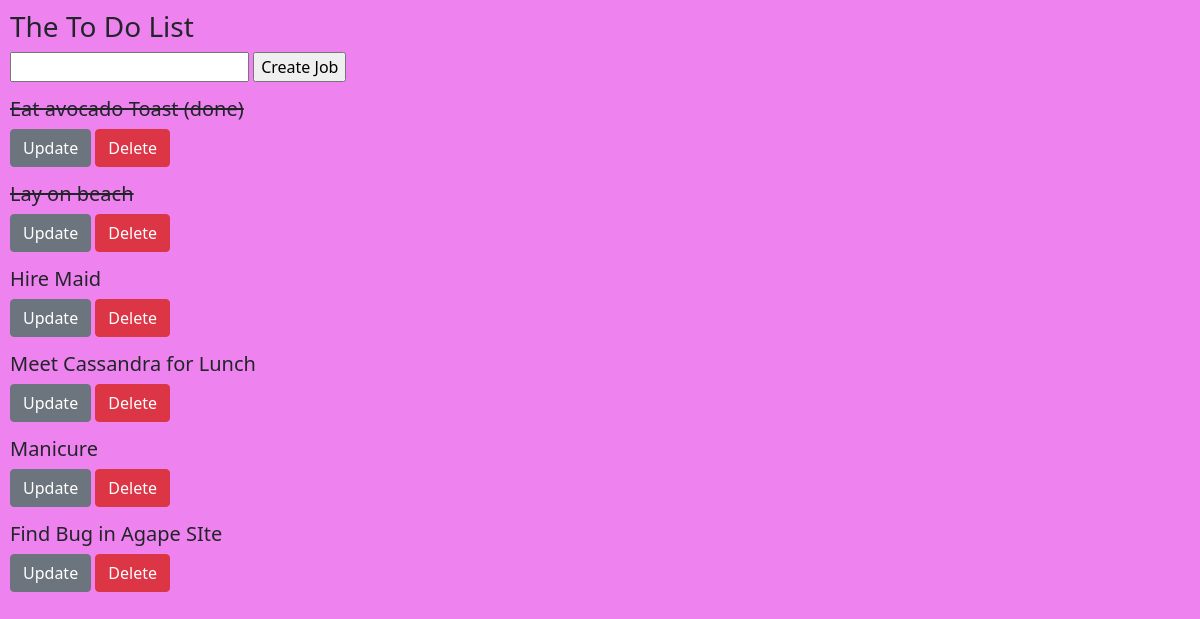
The app's page /, older data.
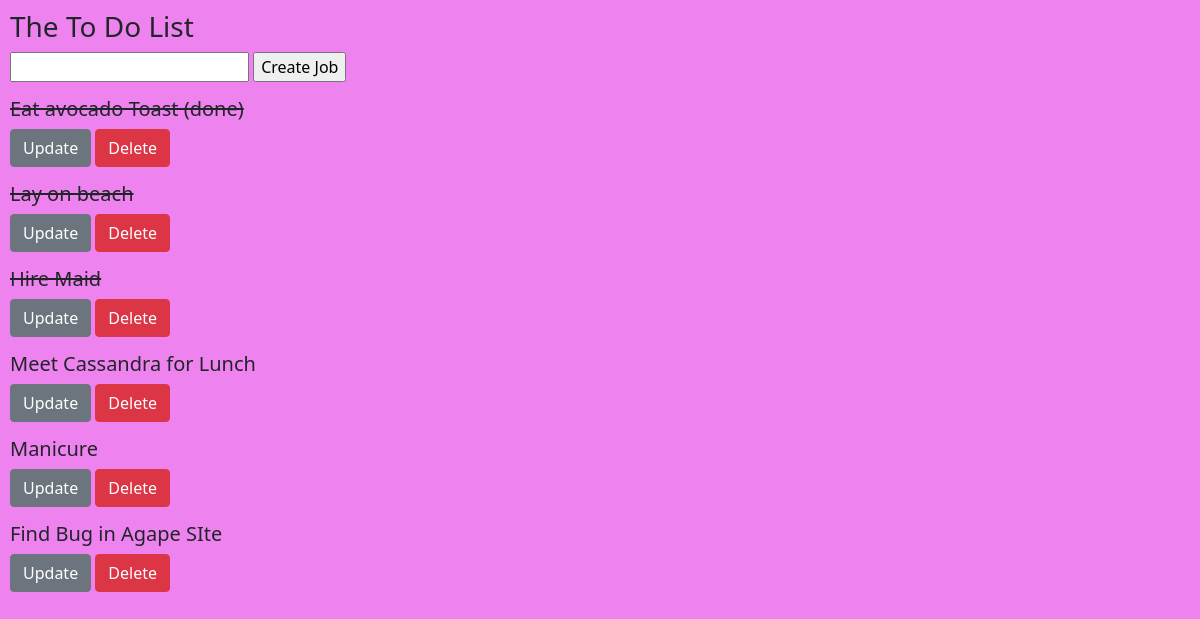
The same page, newer data.
### todo_app/models.py (models this page shows)
class Job(models.Model):
    job_name = models.CharField(max_length=255)
    done = models.BooleanField(default=False)
    created_at = models.DateTimeField(auto_now_add=True)
    updated_at = models.DateTimeField(auto_now=True )
    def __str__(self):
        return self.job_name

### todo_app/views.py (the view)
# urls.py: path('', views.index, name="list" ),
def index(request):
    if request.method == 'POST':
        form = JobForm(request.POST)
        if form.is_valid():
            form.save()
        return redirect('/')
    context = {
            'jobs': Job.objects.all(),
            'form': JobForm()
        }
    return render(request, 'todo_app/index.html', context)

### todo_app/forms.py
class JobForm(forms.ModelForm):
    class Meta:
        model = Job
        fields = '__all__'

### todo_app/templates/todo_app/index.html (shortened to what this page needs)
<!DOCTYPE html>
<html>
<head>
    {% load static %}
    <link href="https://cdn.jsdelivr.net/npm/bootstrap@5.1.3/dist/css/bootstrap.min.css"
    rel="stylesheet"
>
    <link rel='stylesheet' type='text/css' media='screen' href='{% static "style.css" %}'>
</head>
<body>
    <div id="wrapper">
        <h3>The To Do List</h3>
        <form method="POST" action="/">
            {{form.job_name}}
            <input type="submit" value="Create Job">
        </form>
        <div>
        {% for job in jobs %}
        {% if job.done == True %}
        <h5 style="margin-top: 15px;"><strike>{{job}}</strike></h5>
        {% else %}
            <h5 style="margin-top: 15px;">{{job}}</h5>
        {% endif %}
            <a href="{% url 'update_job' job.id %}" class='btn btn-secondary'>Update</a>
            <a href="{% url 'delete_job' job.id %}" class='btn btn-danger'>Delete</a>
        {% endfor %}
        </div>
    </div>
</body>
</html>

Row changes from the older to the newer data that the page shows:
changed Job "Hire Maid": done False → True (drawn)
